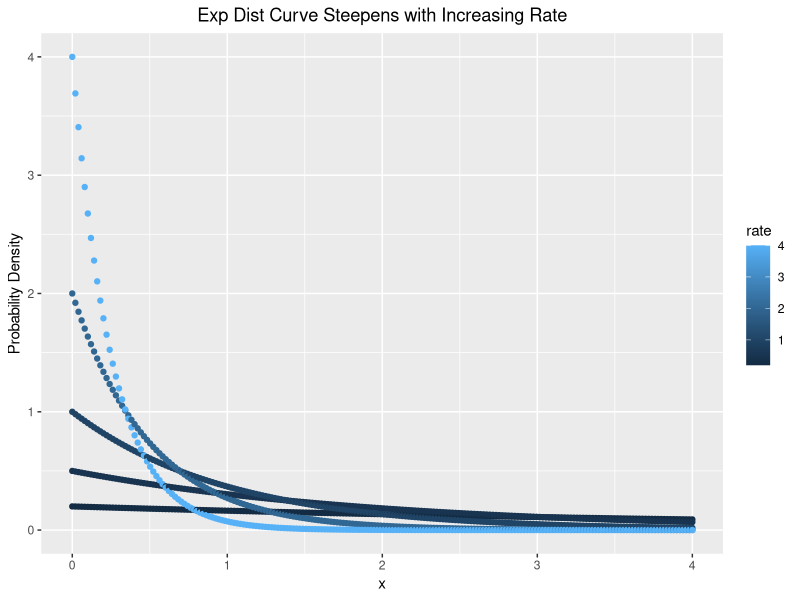
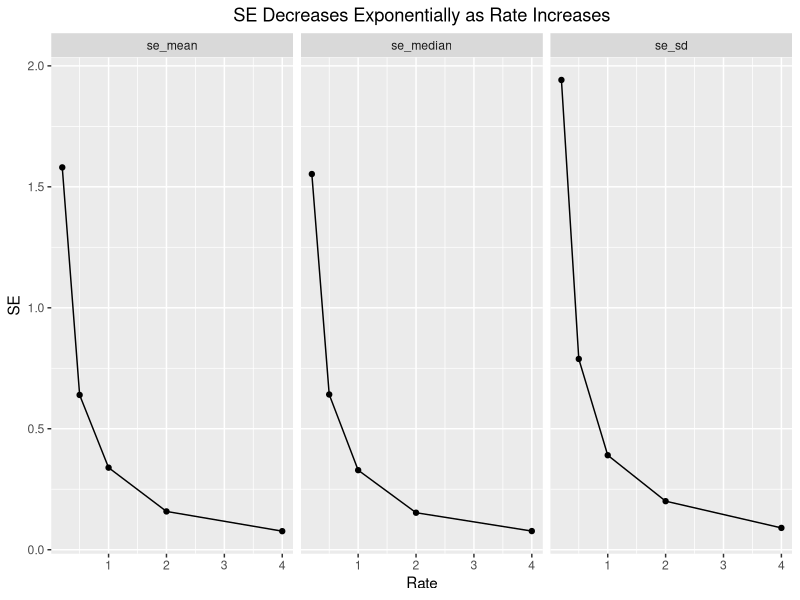

Source code (R) for these figures, in order:
## ---- chunk 1
library(tidyverse)
## ---- chunk 2
# Make a tibble with two columns
# First column is 200 evenly spaced numbers between 0 and 4
my_tib <- tibble(x = seq(from = 0, to = 4, length.out = 200)) |> 
  # For each value x, create 5 rate values c(0.2, 0.5, 1, 2, 4)
  group_by(x) |> 
    reframe(rate = c(0.2, 0.5, 1, 2, 4))

# NOTE - I don't think we used the seq() function in lab. I wasn't sure how to approach
# evenly distributing 200 values between a set range, and found seq() with a google.

# This appears to also work, using crossing from tidyr:
# my_tib <- crossing(
#   x = seq(from = 0, to = 4, length.out = 200),
#   rate = c(0.2, 0.5, 1, 2, 4))

# Or this:
# my_tib <- tibble(x = seq(from = 0, to = 4, length.out = 200)) |> 
#   crossing(rate = c(0.2, 0.5, 1, 2, 4))
## ---- chunk 3
my_tib <- my_tib |> 
  group_by(x, rate) |> 
  mutate(prob_density_exp = dexp(x, rate)) |> 
  ungroup()
## ---- chunk 4
# plot probability density for each x, colored by rate
ggplot(data = my_tib, 
       mapping = aes(x = x,
                     y = prob_density_exp,
                     color = rate)) +
  geom_point() +
  labs(title = "Exp Dist Curve Steepens with Increasing Rate",
       y = "Probability Density") +
  theme(plot.title = element_text(hjust = 0.5)) # center title
## ---- chunk 5
# Make a tibble with simulations column, 1:1000
simulations <- tibble(sims = 1:1000) |> 
  # and one column with rates c(0.2, 0.5, 1, 2, 4)
  crossing(rate = c(0.2, 0.5, 1, 2, 4))
## ---- chunk 6
simulations <- simulations |> 
  # for each simulation and rate combination
  group_by(sims, rate) |> 
  # sample using rexp() with n = 10, rate = rate
  reframe(sample = rexp(n = 10, rate = rate))
## ---- chunk 7
simulations <- simulations |> 
  # for each simulation and rate combination
  group_by(sims, rate) |> 
  # calculate the mean, median, and SD of the 10 sampled values
  summarize(sample_mean = mean(sample), 
            sample_median = median(sample),
            sample_sd = sd(sample),
            .groups = "drop") # rather than using ungroup(), ungroup within summarize()
## ---- chunk 8
# Create a new table for the SEs of each statistic
se_table <- simulations |> 
  # for each rate calculate the SE of each statistic
  # as the SD of the sample statistics across simulations
  group_by(rate) |> 
  summarize(se_mean = sd(sample_mean),
            se_median = sd(sample_median),
            se_sd = sd(sample_sd)) |> 
  ungroup()


# Create a table with knitr::kable()
knitr::kable(se_table)


# Plot SE of each statistic against the rate

# pivot se_table long so we can plot the rate against all values at once
se_table_long <- se_table |> 
  pivot_longer(cols = !rate, names_to = "statistic", values_to = "se_value")

# plot SE against rate
ggplot(data = se_table_long, 
       mapping = aes(x = rate, y = se_value)) +
  geom_point() +
  geom_line() +
  facet_wrap(~statistic) + 
  labs(title = "SE Decreases Exponentially as Rate Increases", 
       x = "Rate",
       y = "SE") +
  theme(plot.title = element_text(hjust = 0.5))

